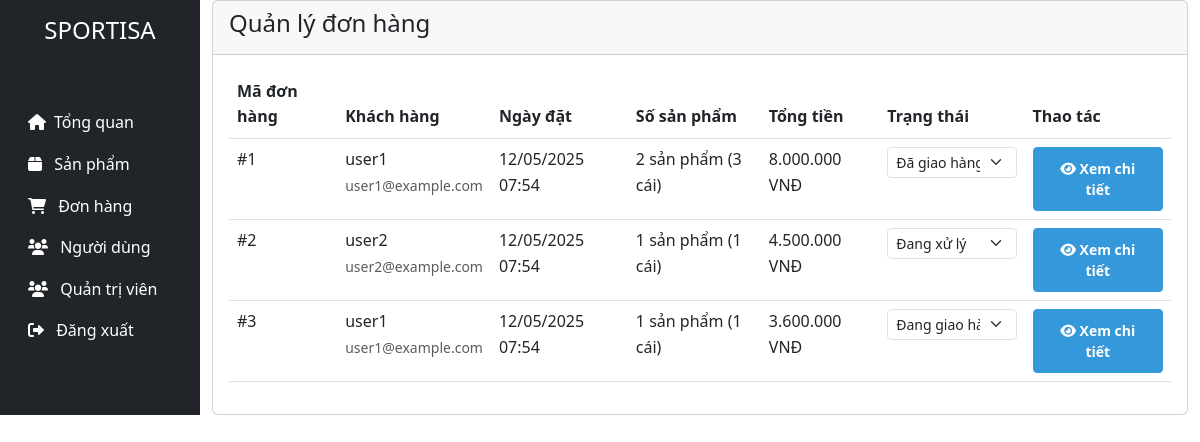
The app's page /admin/orders.php (signed in), older data.
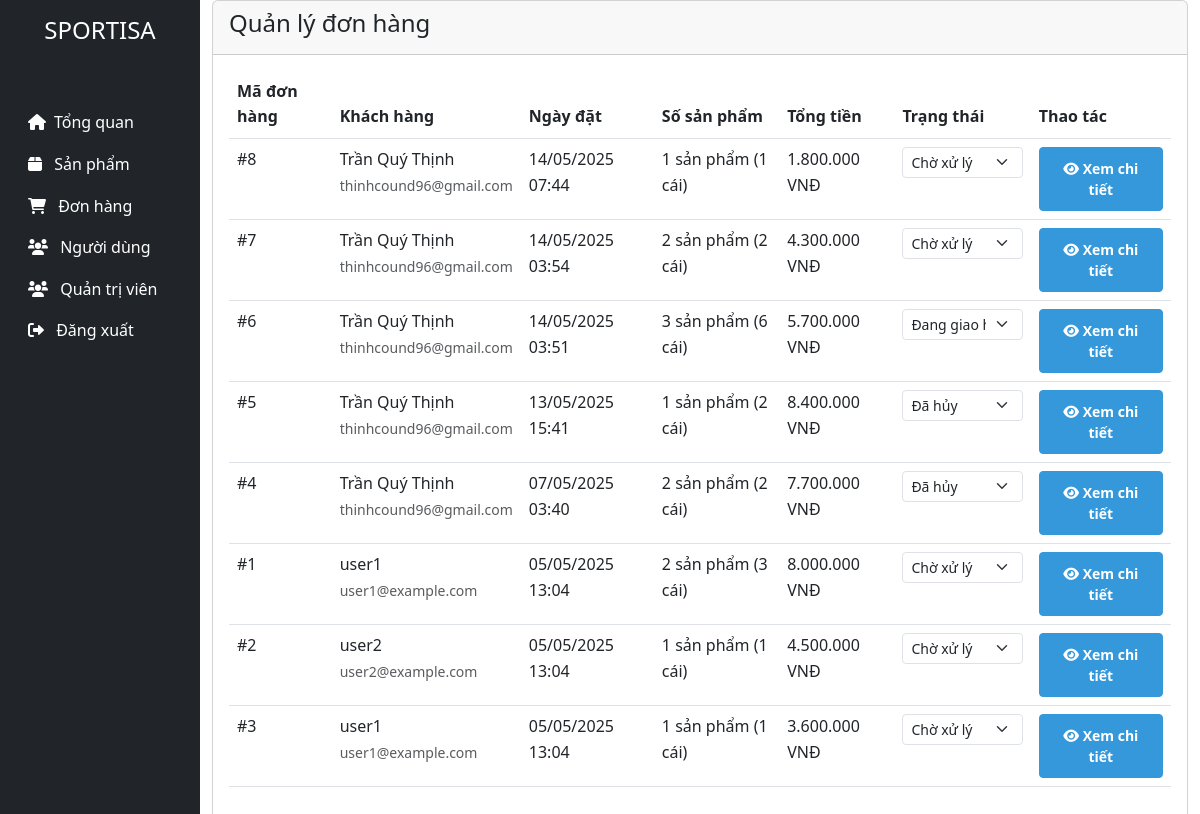
The same page, newer data.
### tables this page shows
CREATE TABLE `orders` (
  `id` int(11) NOT NULL,
  `user_id` int(11) NOT NULL,
  `total_amount` decimal(10,2) NOT NULL,
  `shipping_address` text NOT NULL,
  `shipping_phone` varchar(20) NOT NULL,
  `shipping_name` varchar(100) NOT NULL,
  `payment_method` enum('cod','bank_transfer','credit_card') NOT NULL,
  `status` enum('pending','processing','shipped','delivered','cancelled') DEFAULT 'pending',
  `notes` text DEFAULT NULL,
  `created_at` timestamp NOT NULL DEFAULT current_timestamp(),
  `updated_at` timestamp NOT NULL DEFAULT current_timestamp() ON UPDATE current_timestamp()
);

CREATE TABLE `users` (
  `id` int(11) NOT NULL,
  `username` varchar(50) NOT NULL,
  `email` varchar(100) NOT NULL,
  `password` varchar(255) NOT NULL,
  `full_name` varchar(100) NOT NULL,
  `phone` varchar(20) DEFAULT NULL,
  `address` text DEFAULT NULL,
  `role` enum('admin','user') DEFAULT 'user',
  `status` enum('active','inactive') DEFAULT 'active',
  `created_at` timestamp NOT NULL DEFAULT current_timestamp(),
  `updated_at` timestamp NOT NULL DEFAULT current_timestamp() ON UPDATE current_timestamp()
);

### admin/orders.php (the view, shortened to what this page needs)
<?php
include '../config/database.php';
$query = "SELECT o.*, u.username, u.email,
          (SELECT COUNT(*) FROM order_items WHERE order_id = o.id) as item_count,
          (SELECT SUM(quantity) FROM order_items WHERE order_id = o.id) as total_quantity
          FROM orders o
          JOIN users u ON o.user_id = u.id
          ORDER BY o.created_at DESC";
$stmt = $conn->prepare($query);
$stmt->execute();
$orders = $stmt->fetchAll(PDO::FETCH_ASSOC);
?>
<!DOCTYPE html>
<html lang="vi">
<head>
    <link href="https://cdn.jsdelivr.net/npm/bootstrap@5.3.0/dist/css/bootstrap.min.css" rel="stylesheet">
    <link href="https://cdnjs.cloudflare.com/ajax/libs/font-awesome/6.0.0/css/all.min.css" rel="stylesheet">
    <link href="../css/style.css" rel="stylesheet">
</head>
<body>
    <div class="container-fluid">
    <div class="row">
        <?php include 'sidebar.php'; ?>
    <div class="col-md-9 col-lg-10">
                <div class="card">
                    <div class="card-header">
                        <h4>Quản lý đơn hàng</h4>
                    </div>
                    <div class="card-body">
                        <div class="table-responsive">
                            <table class="table table-hover">
                                <thead>
                                    <tr>
                                        <th>Mã đơn hàng</th>
                                        <th>Khách hàng</th>
                                        <th>Ngày đặt</th>
                                        <th>Số sản phẩm</th>
                                        <th>Tổng tiền</th>
                                        <th>Trạng thái</th>
                                        <th>Thao tác</th>
                                    </tr>
                                </thead>
                                <tbody>
                                    <?php foreach ($orders as $order): ?>
                                        <tr>
                                            <td>#<?php echo $order['id']; ?></td>
                                            <td>
                                                <div><?php echo htmlspecialchars($order['username']); ?></div>
                                                <small class="text-muted"><?php echo htmlspecialchars($order['email']); ?></small>
                                            </td>
                                            <td><?php echo date('d/m/Y H:i', strtotime($order['created_at'])); ?></td>
                                            <td>
                                                <?php echo $order['item_count']; ?> sản phẩm
                                                (<?php echo $order['total_quantity']; ?> cái)
                                            </td>
                                            <td><?php echo number_format($order['total_amount'], 0, ',', '.'); ?> VNĐ</td>
                                            <td>
                                                <form method="POST" class="d-inline">
                                                    <select name="status" class="form-select form-select-sm" onchange="this.form.submit()">
                                                        <option value="pending" <?php echo $order['status'] == 'pending' ? 'selected' : ''; ?>>Chờ xử lý</option>
                                                        <option value="processing" <?php echo $order['status'] == 'processing' ? 'selected' : ''; ?>>Đang xử lý</option>
                                                        <option value="shipped" <?php echo $order['status'] == 'shipped' ? 'selected' : ''; ?>>Đang giao hàng</option>
                                                        <option value="delivered" <?php echo $order['status'] == 'delivered' ? 'selected' : ''; ?>>Đã giao hàng</option>
                                                        <option value="cancelled" <?php echo $order['status'] == 'cancelled' ? 'selected' : ''; ?>>Đã hủy</option>
                                                    </select>
                                                </form>
                                            </td>
                                            <td>
                                                <a href="order_detail.php?id=<?php echo $order['id']; ?>" class="btn btn-sm btn-primary">
                                                    <i class="fas fa-eye"></i> Xem chi tiết
                                                </a>
                                            </td>
                                        </tr>
                                    <?php endforeach; ?>
                                </tbody>
                            </table>
                        </div>
                    </div>
                </div>
            </div>
        </div>
    </div>
</body>
</html>

### admin/sidebar.php (shortened to what this page needs)
<!DOCTYPE html>
<html lang="en">
<head>
    <link rel="stylesheet" href="style.css">
</head>
<body>
    <div class="col-md-3 col-lg-2 d-md-block bg-dark sidebar collapse">
                <div class="position-sticky pt-3">
                    <div class="text-center mb-4">
                        <h4 class="text-white">SPORTISA</h4>
                        <p class="text-muted">Quản lý</p>
                    </div>
                    <ul class="nav flex-column">
                        <li class="nav-item">
                            <a class="nav-link text-white" href="index.php">
                                <i class="fas fa-home me-2"></i><span>Tổng quan </span>
                            </a>
                        </li>
                        <li class="nav-item">
                            <a class="nav-link text-white" href="products.php">
                                <i class="fas fa-box me-2"></i> <span>Sản phẩm</span>
                            </a>
                        </li>
                        <li class="nav-item">
                            <a class="nav-link text-white" href="orders.php">
                                <i class="fas fa-shopping-cart me-2"></i><span> Đơn hàng</span>
                            </a>
                        </li>
                        <li class="nav-item">
                            <a class="nav-link text-white" href="users.php">
                                <i class="fas fa-users me-2"></i> <span>Người dùng</span>
                            </a>
                        </li>
                        <li class="nav-item">
                            <a class="nav-link text-white" href="admins.php">
                                <i class="fas fa-users me-2"></i> <span>Quản trị viên</span>
                            </a>
                        </li>
                        <li class="nav-item">
                            <a class="nav-link text-white" href="../logout.php">
                                <i class="fas fa-sign-out-alt me-2"></i> <span>Đăng xuất</span>
                            </a>
                        </li>
                    </ul>
                </div>
            </div>
</body>
</html>

### css/style.css (style rules this page uses)
:root { --primary-color: #2c3e50; --secondary-color: #3498db; --accent-color: #e74c3c; --light-color: #ecf0f1; --dark-color: #2c3e50; }
body { font-family: "Segoe UI", Tahoma, Geneva, Verdana, sans-serif; line-height: 1.6; color: var(--dark-color); }
.nav-link { color: white !important; transition: color 0.3s; }
.btn-primary { background-color: var(--secondary-color); border-color: var(--secondary-color); padding: 10px 20px; font-weight: bold; transition: all 0.3s; }

Row changes from the older to the newer data that the page shows:
added orders: id "8", user.username "Trần Quý Thịnh", user.email "thinhcound96@gmail.com", created_at "14/05/2025 07:44", item_count "1", total_quantity "1", total_amount "1.800.000", status "Chờ xử lý"
added orders: id "7", user.username "Trần Quý Thịnh", user.email "thinhcound96@gmail.com", created_at "14/05/2025 03:54", item_count "2", total_quantity "2", total_amount "4.300.000", status "Chờ xử lý"
added orders: id "6", user.username "Trần Quý Thịnh", user.email "thinhcound96@gmail.com", created_at "14/05/2025 03:51", item_count "3", total_quantity "6", total_amount "5.700.000", status "Đang giao hàng"
added orders: id "5", user.username "Trần Quý Thịnh", user.email "thinhcound96@gmail.com", created_at "13/05/2025 15:41", item_count "1", total_quantity "2", total_amount "8.400.000", status "Đã hủy"
added orders: id "4", user.username "Trần Quý Thịnh", user.email "thinhcound96@gmail.com", created_at "07/05/2025 03:40", item_count "2", total_quantity "2", total_amount "7.700.000", status "Đã hủy"
changed orders id 1: created_at "12/05/2025 07:54" → "05/05/2025 13:04"; status "Đã giao hàng" → "Chờ xử lý"
changed orders "user2": created_at "12/05/2025 07:54" → "05/05/2025 13:04"; status "Đang xử lý" → "Chờ xử lý"
changed orders id 3: created_at "12/05/2025 07:54" → "05/05/2025 13:04"; status "Đang giao hàng" → "Chờ xử lý"
